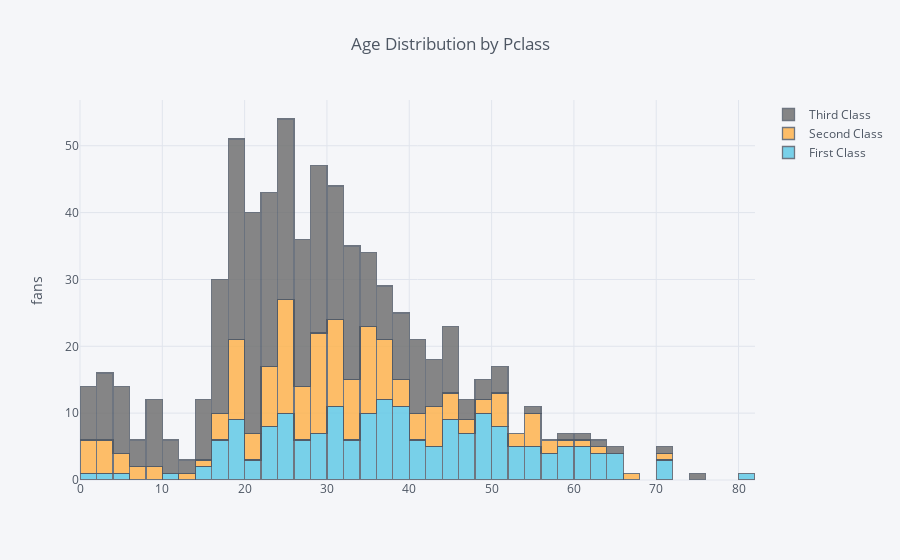

Notebook code for this chart:
### Code cell
train_df.pivot(columns='Pclass', values='Age').iplot(kind='hist',
                                        barmode='stack',
                                        xTitle='Age',
                                        yTitle='Count',
                                        title='Age Distribution by Pclass',
                                        colors=['#5AC7E6', '#FFB045', '#6A6A6A'])

### Figure 1 — Plotly figure (JSON) as saved in the notebook; plotly's stock layout.template omitted (floating-point values rounded to 4 significant figures; data arrays with more than 128 entries replaced by an {"elided": "..."} marker saying what was removed)
{"data": [{"histfunc": "count", "histnorm": "", "marker": {"color": "rgba(90, 199, 230, 1.0)", "line": {"color": "#4D5663", "width": 1.3}}, "name": "First Class", "opacity": 0.8, "orientation": "v", "type": "histogram", "uid": "e88fc493-ee0e-458f-ba0f-5ff3dfa399ce", "x": {"elided": "891 float values"}}, {"histfunc": "count", "histnorm": "", "marker": {"color": "rgba(255, 176, 69, 1.0)", "line": {"color": "#4D5663", "width": 1.3}}, "name": "Second Class", "opacity": 0.8, "orientation": "v", "type": "histogram", "uid": "613f260e-77d5-4e0d-b813-08d71b181775", "x": {"elided": "891 float values"}}, {"histfunc": "count", "histnorm": "", "marker": {"color": "rgba(106, 106, 106, 1.0)", "line": {"color": "#4D5663", "width": 1.3}}, "name": "Third Class", "opacity": 0.8, "orientation": "v", "type": "histogram", "uid": "c444982c-c488-4c61-bd8f-ebc1720d765e", "x": {"elided": "891 float values"}}], "layout": {"barmode": "stack", "legend": {"bgcolor": "#F5F6F9", "font": {"color": "#4D5663"}}, "paper_bgcolor": "#F5F6F9", "plot_bgcolor": "#F5F6F9", "title": {"font": {"color": "#4D5663"}, "text": "Age Distribution by Pclass"}, "xaxis": {"gridcolor": "#E1E5ED", "showgrid": true, "tickfont": {"color": "#4D5663"}, "title": {"font": {"color": "#4D5663"}, "text": ""}, "zerolinecolor": "#E1E5ED"}, "yaxis": {"gridcolor": "#E1E5ED", "showgrid": true, "tickfont": {"color": "#4D5663"}, "title": {"font": {"color": "#4D5663"}, "text": "fans"}, "zerolinecolor": "#E1E5ED"}}}
